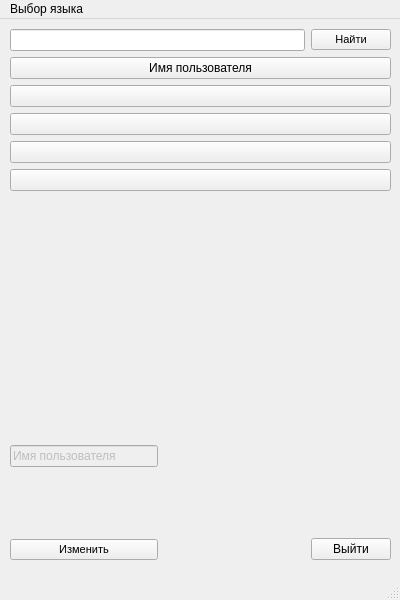
<?xml version="1.0" encoding="UTF-8"?>
<ui version="4.0">
 <class>MainWindow</class>
 <widget class="QMainWindow" name="MainWindow">
  <property name="enabled">
   <bool>true</bool>
  </property>
  <property name="geometry">
   <rect>
    <x>0</x>
    <y>0</y>
    <width>400</width>
    <height>600</height>
   </rect>
  </property>
  <property name="windowTitle">
   <string>Overseas</string>
  </property>
  <widget class="QWidget" name="centralwidget">
   <widget class="QWidget" name="verticalLayoutWidget_2">
    <property name="geometry">
     <rect>
      <x>10</x>
      <y>10</y>
      <width>381</width>
      <height>531</height>
     </rect>
    </property>
    <layout class="QVBoxLayout" name="verticalLayout_2">
     <item>
      <layout class="QHBoxLayout" name="horizontalLayout_2">
       <item>
        <widget class="QLineEdit" name="Search_lineEdit">
         <property name="frame">
          <bool>true</bool>
         </property>
        </widget>
       </item>
       <item>
        <widget class="QPushButton" name="Search_pushButton">
         <property name="font">
          <font>
           <pointsize>8</pointsize>
          </font>
         </property>
         <property name="text">
          <string>Найти</string>
         </property>
        </widget>
       </item>
      </layout>
     </item>
     <item>
      <widget class="QPushButton" name="Chat1_pushButton">
       <property name="text">
        <string>Имя пользователя</string>
       </property>
      </widget>
     </item>
     <item>
      <widget class="QPushButton" name="Chat2_pushButton">
       <property name="text">
        <string/>
       </property>
      </widget>
     </item>
     <item>
      <widget class="QPushButton" name="Chat3_pushButton">
       <property name="text">
        <string/>
       </property>
      </widget>
     </item>
     <item>
      <widget class="QPushButton" name="Chat4_pushButton">
       <property name="text">
        <string/>
       </property>
      </widget>
     </item>
     <item>
      <widget class="QPushButton" name="Chat5_pushButton">
       <property name="text">
        <string/>
       </property>
      </widget>
     </item>
     <item>
      <spacer name="verticalSpacer">
       <property name="orientation">
        <enum>Qt::Vertical</enum>
       </property>
       <property name="sizeHint" stdset="0">
        <size>
         <width>20</width>
         <height>20</height>
        </size>
       </property>
      </spacer>
     </item>
     <item>
      <layout class="QHBoxLayout" name="horizontalLayout_3">
       <item>
        <layout class="QVBoxLayout" name="verticalLayout">
         <item>
          <spacer name="verticalSpacer_4">
           <property name="orientation">
            <enum>Qt::Vertical</enum>
           </property>
           <property name="sizeHint" stdset="0">
            <size>
             <width>20</width>
             <height>40</height>
            </size>
           </property>
          </spacer>
         </item>
         <item>
          <widget class="QLineEdit" name="usernameLine">
           <property name="enabled">
            <bool>false</bool>
           </property>
           <property name="text">
            <string>Имя пользователя</string>
           </property>
          </widget>
         </item>
         <item>
          <spacer name="verticalSpacer_3">
           <property name="orientation">
            <enum>Qt::Vertical</enum>
           </property>
           <property name="sizeHint" stdset="0">
            <size>
             <width>20</width>
             <height>40</height>
            </size>
           </property>
          </spacer>
         </item>
         <item>
          <widget class="QPushButton" name="NickEdit_pushButton">
           <property name="font">
            <font>
             <pointsize>8</pointsize>
            </font>
           </property>
           <property name="text">
            <string>Изменить</string>
           </property>
          </widget>
         </item>
        </layout>
       </item>
       <item>
        <spacer name="horizontalSpacer">
         <property name="orientation">
          <enum>Qt::Horizontal</enum>
         </property>
         <property name="sizeHint" stdset="0">
          <size>
           <width>40</width>
           <height>20</height>
          </size>
         </property>
        </spacer>
       </item>
       <item>
        <layout class="QVBoxLayout" name="verticalLayout_3">
         <item>
          <spacer name="verticalSpacer_2">
           <property name="orientation">
            <enum>Qt::Vertical</enum>
           </property>
           <property name="sizeHint" stdset="0">
            <size>
             <width>20</width>
             <height>40</height>
            </size>
           </property>
          </spacer>
         </item>
         <item>
          <widget class="QPushButton" name="Exit_pushButton">
           <property name="text">
            <string>Выйти</string>
           </property>
          </widget>
         </item>
        </layout>
       </item>
      </layout>
     </item>
    </layout>
   </widget>
  </widget>
  <widget class="QMenuBar" name="menubar">
   <property name="geometry">
    <rect>
     <x>0</x>
     <y>0</y>
     <width>400</width>
     <height>26</height>
    </rect>
   </property>
   <widget class="QMenu" name="LangChange_menu">
    <property name="title">
     <string>Выбор языка</string>
    </property>
    <addaction name="RusLang_action"/>
    <addaction name="EngLang_action"/>
    <addaction name="GerLang_action"/>
    <addaction name="FrLang_action"/>
    <addaction name="ChLang_action"/>
    <addaction name="SpLang_action"/>
   </widget>
   <addaction name="LangChange_menu"/>
  </widget>
  <widget class="QStatusBar" name="statusbar"/>
  <action name="RusLang_action">
   <property name="text">
    <string>Русский</string>
   </property>
  </action>
  <action name="EngLang_action">
   <property name="text">
    <string>Английский</string>
   </property>
  </action>
  <action name="GerLang_action">
   <property name="text">
    <string>Немецкий</string>
   </property>
  </action>
  <action name="FrLang_action">
   <property name="text">
    <string>Французский</string>
   </property>
  </action>
  <action name="ChLang_action">
   <property name="text">
    <string>Китайский</string>
   </property>
  </action>
  <action name="SpLang_action">
   <property name="text">
    <string>Испанский</string>
   </property>
  </action>
 </widget>
 <resources/>
 <connections>
  <connection>
   <sender>Exit_pushButton</sender>
   <signal>clicked()</signal>
   <receiver>MainWindow</receiver>
   <slot>close()</slot>
   <hints>
    <hint type="sourcelabel">
     <x>390</x>
     <y>596</y>
    </hint>
    <hint type="destinationlabel">
     <x>224</x>
     <y>399</y>
    </hint>
   </hints>
  </connection>
 </connections>
</ui>
